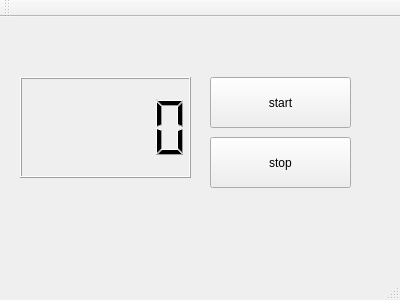
<?xml version="1.0" encoding="UTF-8"?>
<ui version="4.0">
 <class>MainWindow</class>
 <widget class="QMainWindow" name="MainWindow">
  <property name="geometry">
   <rect>
    <x>0</x>
    <y>0</y>
    <width>400</width>
    <height>300</height>
   </rect>
  </property>
  <property name="windowTitle">
   <string>MainWindow</string>
  </property>
  <widget class="QWidget" name="centralWidget">
   <widget class="QLCDNumber" name="lcdNumber">
    <property name="geometry">
     <rect>
      <x>20</x>
      <y>60</y>
      <width>171</width>
      <height>101</height>
     </rect>
    </property>
   </widget>
   <widget class="QPushButton" name="pushButton">
    <property name="geometry">
     <rect>
      <x>210</x>
      <y>60</y>
      <width>141</width>
      <height>51</height>
     </rect>
    </property>
    <property name="text">
     <string>start</string>
    </property>
   </widget>
   <widget class="QPushButton" name="pushButton_2">
    <property name="geometry">
     <rect>
      <x>210</x>
      <y>120</y>
      <width>141</width>
      <height>51</height>
     </rect>
    </property>
    <property name="text">
     <string>stop</string>
    </property>
   </widget>
  </widget>
  <widget class="QMenuBar" name="menuBar">
   <property name="geometry">
    <rect>
     <x>0</x>
     <y>0</y>
     <width>400</width>
     <height>21</height>
    </rect>
   </property>
  </widget>
  <widget class="QToolBar" name="mainToolBar">
   <attribute name="toolBarArea">
    <enum>TopToolBarArea</enum>
   </attribute>
   <attribute name="toolBarBreak">
    <bool>false</bool>
   </attribute>
  </widget>
  <widget class="QStatusBar" name="statusBar"/>
 </widget>
 <layoutdefault spacing="6" margin="11"/>
 <resources/>
 <connections/>
</ui>
